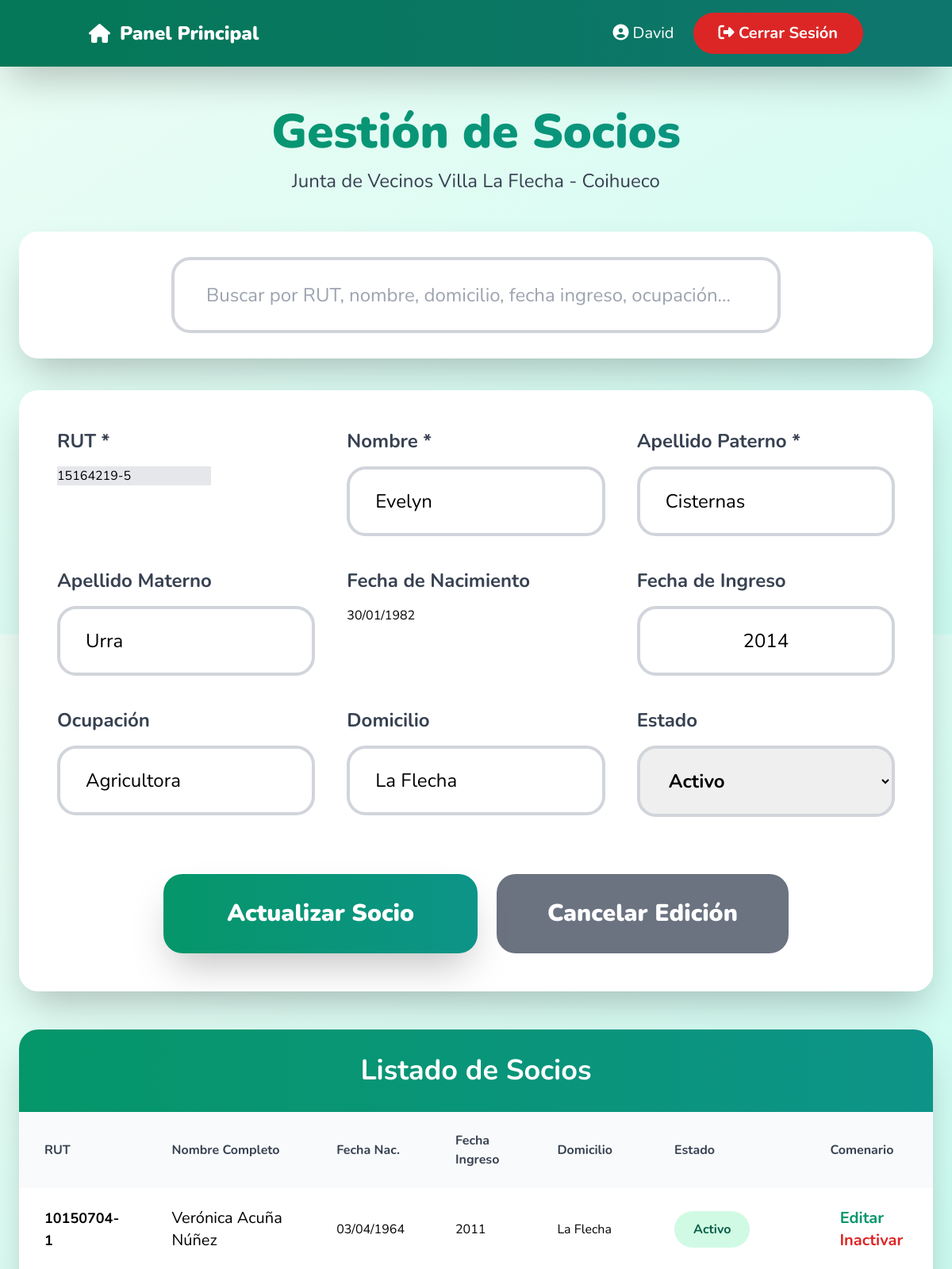
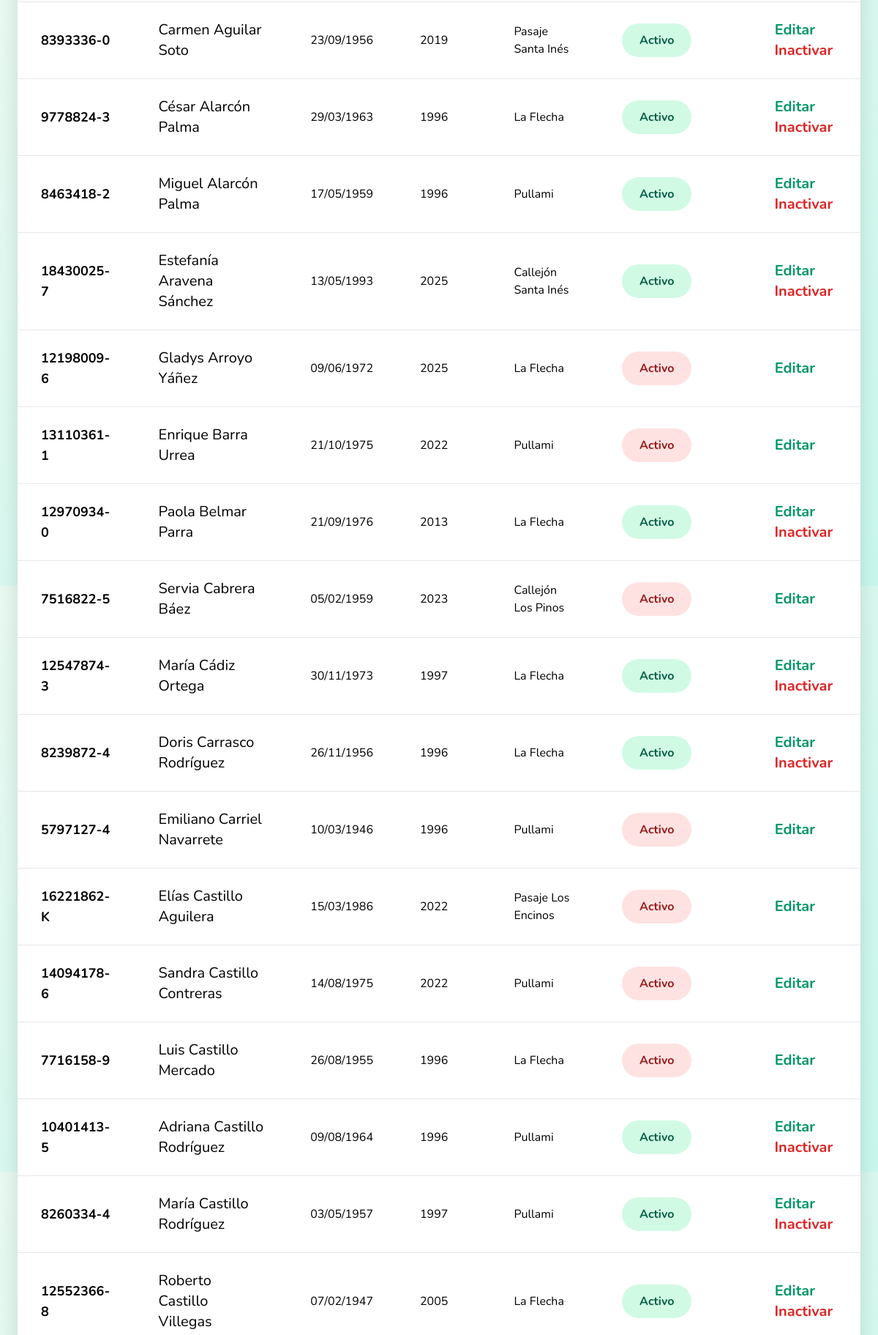
Screenshot of /views/admin/socios.php?edit=15164219-5 (signed in, upper part) with the database file from the repository (2 pictures, top to bottom).
### tables this page shows
CREATE TABLE `socios` (
  `RUT` varchar(12) NOT NULL,
  `Nombre` varchar(45) NOT NULL,
  `Apellido1` varchar(50) NOT NULL,
  `Apellido2` varchar(50) DEFAULT NULL,
  `Fecha_nacimiento` date DEFAULT NULL,
  `Ocupación` varchar(65) DEFAULT NULL,
  `Domicilio` varchar(125) DEFAULT NULL,
  `Fecha_ingreso` varchar(45) DEFAULT NULL,
  `estado` varchar(20) DEFAULT NULL,
  PRIMARY KEY (`RUT`)
);

### views/admin/socios.php (the view, shortened to what this page needs)
<?php
require_once '../../includes/db.php';
$search = trim($_GET['q'] ?? '');
$where = '';
$params = [];
$edit_socio = null;
if (isset($_GET['edit'])) {
    $stmt = $pdo->prepare("SELECT * FROM socios WHERE RUT = ?");
    $stmt->execute([$_GET['edit']]);
    $edit_socio = $stmt->fetch(PDO::FETCH_ASSOC);
}
$sql = "SELECT * FROM socios $where ORDER BY Apellido1, Apellido2, Nombre";
$stmt = $pdo->prepare($sql);
$stmt->execute($params);
$socios = $stmt->fetchAll(PDO::FETCH_ASSOC);
$nombre_usuario = $_SESSION['nombre'] ?? 'Administrador';
?>
<!DOCTYPE html>
<html lang="es" class="scroll-smooth">
<head>
    <script src="https://cdn.tailwindcss.com"></script>
    <link rel="stylesheet" href="https://cdnjs.cloudflare.com/ajax/libs/font-awesome/6.6.0/css/all.min.css">
    <link rel="stylesheet" href="https://cdn.jsdelivr.net/npm/flatpickr/dist/flatpickr.min.css">
</head>
<body class="bg-gradient-to-br from-emerald-50 to-teal-100 min-h-screen">
<div class="fixed top-0 left-0 right-0 bg-gradient-to-r from-emerald-700 to-teal-700 text-white shadow-2xl z-50">
    <div class="container mx-auto px-6 py-4 flex justify-between items-center">
        <a href="dashboard.php" class="flex items-center gap-3 text-2xl font-black hover:scale-110 transition">
            <i class="fas fa-home"></i> Panel Principal
        </a>
        <div class="flex items-center gap-6">
            <span class="text-xl">
                <i class="fas fa-user-circle"></i> <?= htmlspecialchars($nombre_usuario) ?>
            </span>
            <a href="?logout=1"
               onclick="return confirm('¿Cerrar sesión?')"
               class="bg-red-600 hover:bg-red-700 px-8 py-3 rounded-full font-bold text-xl transition hover:scale-105">
                <i class="fas fa-sign-out-alt"></i> Cerrar Sesión
            </a>
        </div>
    </div>
</div>
<div class="pt-24"></div>
<div class="container mx-auto px-6 py-10 max-w-7xl">
    <div class="text-center mb-12">
        <h1 class="text-6xl font-black text-transparent bg-clip-text bg-gradient-to-r from-emerald-600 to-teal-600 mb-4">
        </h1>
        <p class="text-2xl text-gray-700">Junta de Vecinos Villa La Flecha - Coihueco</p>
    </div>
    <div class="bg-white rounded-3xl shadow-2xl p-8 mb-10">
        <form method="get" class="max-w-3xl mx-auto">
            <input type="text" name="q" value="<?= htmlspecialchars($search) ?>"
                   placeholder="Buscar por RUT, nombre, domicilio, fecha ingreso, ocupación…"
                   class="w-full px-10 py-7 text-2xl border-4 border-gray-300 rounded-3xl focus:border-emerald-500 outline-none">
        </form>
    </div>
    <div class="bg-white rounded-3xl shadow-2xl p-12 mb-12">
        <form method="POST" class="grid md:grid-cols-2 lg:grid-cols-3 gap-10">
            <div>
                <label class="block text-2xl font-bold text-gray-700 mb-4">RUT *</label>
                <input type="text" name="rut" required value="<?= htmlspecialchars($edit_socio['RUT'] ?? '') ?>"
                       <?= $edit_socio ? 'readonly class="bg-gray-200 cursor-not-allowed"' : '' ?>
                       class="w-full px-8 py-6 border-4 border-gray-300 rounded-3xl text-2xl font-bold text-center focus:border-emerald-500 outline-none">
            </div>
            <div>
                <label class="block text-2xl font-bold text-gray-700 mb-4">Nombre *</label>
                <input type="text" name="nombre" required value="<?= htmlspecialchars($edit_socio['Nombre'] ?? '') ?>"
                       class="w-full px-8 py-6 border-4 border-gray-300 rounded-3xl text-2xl focus:border-emerald-500 outline-none">
            </div>
            <div>
                <label class="block text-2xl font-bold text-gray-700 mb-4">Apellido Paterno *</label>
                <input type="text" name="apellido1" required value="<?= htmlspecialchars($edit_socio['Apellido1'] ?? '') ?>"
                       class="w-full px-8 py-6 border-4 border-gray-300 rounded-3xl text-2xl focus:border-emerald-500 outline-none">
            </div>
            <div>
                <label class="block text-2xl font-bold text-gray-700 mb-4">Apellido Materno</label>
                <input type="text" name="apellido2" value="<?= htmlspecialchars($edit_socio['Apellido2'] ?? '') ?>"
                       class="w-full px-8 py-6 border-4 border-gray-300 rounded-3xl text-2xl focus:border-emerald-500 outline-none">
            </div>
            <div>
                <label class="block text-2xl font-bold text-gray-700 mb-4">Fecha de Nacimiento</label>
                <input type="text" name="fecha_nac" class="datepicker" placeholder="15/06/1985"
                       value="<?= $edit_socio && $edit_socio['Fecha_nacimiento'] ? date('d/m/Y', strtotime($edit_socio['Fecha_nacimiento'])) : '' ?>"
                       class="w-full px-8 py-6 border-4 border-gray-300 rounded-3xl text-2xl text-center focus:border-emerald-500 outline-none">
            </div>
            <div>
                <label class="block text-2xl font-bold text-gray-700 mb-4">Fecha de Ingreso</label>
                <input type="text" name="fecha_ingreso" placeholder="20/11/2023"
                       value="<?= htmlspecialchars($edit_socio['Fecha_ingreso'] ?? '') ?>"
                       class="w-full px-8 py-6 border-4 border-gray-300 rounded-3xl text-2xl text-center focus:border-emerald-500 outline-none">
            </div>
            <div>
                <label class="block text-2xl font-bold text-gray-700 mb-4">Ocupación</label>
                <input type="text" name="ocupacion" value="<?= htmlspecialchars($edit_socio['Ocupación'] ?? '') ?>"
                       class="w-full px-8 py-6 border-4 border-gray-300 rounded-3xl text-2xl focus:border-emerald-500 outline-none">
            </div>
            <div>
                <label class="block text-2xl font-bold text-gray-700 mb-4">Domicilio</label>
                <input type="text" name="domicilio" value="<?= htmlspecialchars($edit_socio['Domicilio'] ?? '') ?>"
                       class="w-full px-8 py-6 border-4 border-gray-300 rounded-3xl text-2xl focus:border-emerald-500 outline-none">
            </div>
            <div>
                <label class="block text-2xl font-bold text-gray-700 mb-4">Estado</label>
                <select name="estado" class="w-full px-8 py-6 border-4 border-gray-300 rounded-3xl text-2xl font-bold focus:border-emerald-500 outline-none">
                    <option value="activo"   <?= (!$edit_socio && !isset($_POST['estado'])) || ($edit_socio && $edit_socio['estado'] === 'activo') ? 'selected' : '' ?>>Activo</option>
                </select>
            </div>
            <div class="md:col-span-2 lg:col-span-3 flex gap-6 justify-center mt-8">
                <button type="submit" class="bg-gradient-to-r from-emerald-600 to-teal-600 hover:from-emerald-500 hover:to-teal-500 text-white font-black text-3xl py-8 px-20 rounded-3xl shadow-2xl transform hover:scale-110 transition">
                    <?= $edit_socio ? 'Actualizar Socio' : 'Crear Nuevo Socio' ?>
                </button>
                <?php if ($edit_socio): ?>
                    <a href="?" class="bg-gray-500 hover:bg-gray-600 text-white font-black text-3xl py-8 px-16 rounded-3xl flex items-center">
                        Cancelar Edición
                    </a>
                <?php endif; ?>
            </div>
        </form>
    </div>
    <div class="bg-white rounded-3xl shadow-2xl overflow-hidden">
        <div class="bg-gradient-to-r from-emerald-600 to-teal-600 text-white p-8">
            <h2 class="text-4xl font-bold text-center">Listado de Socios</h2>
        </div>
        <div class="overflow-x-auto">
            <table class="w-full">
                <thead class="bg-gray-50">
                    <tr>
                        <th class="px-8 py-6 text-left font-bold text-gray-700">RUT</th>
                        <th class="px-8 py-6 text-left font-bold text-gray-700">Nombre Completo</th>
                        <th class="px-8 py-6 text-left font-bold text-gray-700">Fecha Nac.</th>
                        <th class="px-8 py-6 text-left font-bold text-gray-700">Fecha Ingreso</th>
                        <th class="px-8 py-6 text-left font-bold text-gray-700">Domicilio</th>
                        <th class="px-8 py-6 text-left font-bold text-gray-700">Estado</th>
                        <th class="px-8 py-6 text-center font-bold text-gray-700">Comenario</th>
                    </tr>
                </thead>
                <tbody class="divide-y divide-gray-200">
                    <?php foreach ($socios as $s):
                        $nombrec = trim($s['Nombre'] . ' ' . $s['Apellido1'] . ' ' . ($s['Apellido2'] ?? ''));
                    ?>
                    <tr class="hover:bg-emerald-50 transition">
                        <td class="px-8 py-6 font-bold text-lg"><?= htmlspecialchars($s['RUT']) ?></td>
                        <td class="px-8 py-6 text-xl"><?= htmlspecialchars($nombrec) ?></td>
                        <td class="px-8 py-6"><?= $s['Fecha_nacimiento'] ? date('d/m/Y', strtotime($s['Fecha_nacimiento'])) : '-' ?></td>
                        <td class="px-8 py-6"><?= htmlspecialchars($s['Fecha_ingreso'] ?? '-') ?></td>
                        <td class="px-8 py-6"><?= htmlspecialchars($s['Domicilio'] ?? '-') ?></td>
                        <td class="px-8 py-6">
                            <span class="px-6 py-3 rounded-full font-bold <?= $s['estado'] === 'activo' ? 'bg-emerald-100 text-emerald-800' : 'bg-red-100 text-red-800' ?>">
                                <?= ucfirst($s['estado'] ?? 'activo') ?>
                            </span>
                        </td>
                        <td class="px-8 py-6 text-center space-x-6">
                            <a href="?edit=<?= urlencode($s['RUT']) ?><?= $search ? '&q='.urlencode($search) : '' ?>" class="text-emerald-600 hover:text-emerald-800 font-bold text-xl">Editar</a>
                            <?php if ($s['estado'] === 'activo'): ?>
                                <a href="?desactivar=<?= urlencode($s['RUT']) ?><?= $search ? '&q='.urlencode($search) : '' ?>"
                                   class="text-red-600 hover:text-red-800 font-bold text-xl"
                                   onclick="return confirm('¿Pasar a inactivo a <?= htmlspecialchars($nombrec) ?>?')">Inactivar</a>
                            <?php endif; ?>
                        </td>
                    </tr>
                    <?php endforeach; ?>
                </tbody>
            </table>
        </div>
    </div>
</div>
</body>
</html>

### views/admin/socios.php (style rules this page uses)
body { font-family:'Nunito',sans-serif; }

### rows the page displays
socios: rut "15164219-5", nombre "Evelyn", apellido1 "Cisternas", apellido2 "Urra", fecha_nac "30/01/1982", fecha_ingreso "2014", ocupacion "Agricultora", domicilio "La Flecha", estado "Activo"
socios: RUT "10150704-1", nombrec "Verónica Acuña Núñez", Fecha_nacimiento "03/04/1964", Fecha_ingreso "2011", Domicilio "La Flecha", estado "Activo"
socios: RUT "8393336-0", nombrec "Carmen Aguilar Soto", Fecha_nacimiento "23/09/1956", Fecha_ingreso "2019", Domicilio "Pasaje Santa Inés", estado "Activo"
socios: RUT "9778824-3", nombrec "César Alarcón Palma", Fecha_nacimiento "29/03/1963", Fecha_ingreso "1996", Domicilio "La Flecha", estado "Activo"
socios: RUT "8463418-2", nombrec "Miguel Alarcón Palma", Fecha_nacimiento "17/05/1959", Fecha_ingreso "1996", Domicilio "Pullami", estado "Activo"
socios: RUT "18430025-7", nombrec "Estefanía Aravena Sánchez", Fecha_nacimiento "13/05/1993", Fecha_ingreso "2025", Domicilio "Callejón Santa Inés", estado "Activo"
socios: RUT "12198009-6", nombrec "Gladys Arroyo Yáñez", Fecha_nacimiento "09/06/1972", Fecha_ingreso "2025", Domicilio "La Flecha", estado "Activo"
socios: RUT "13110361-1", nombrec "Enrique Barra Urrea", Fecha_nacimiento "21/10/1975", Fecha_ingreso "2022", Domicilio "Pullami", estado "Activo"
socios: RUT "12970934-0", nombrec "Paola Belmar Parra", Fecha_nacimiento "21/09/1976", Fecha_ingreso "2013", Domicilio "La Flecha", estado "Activo"
socios: RUT "7516822-5", nombrec "Servia Cabrera Báez", Fecha_nacimiento "05/02/1959", Fecha_ingreso "2023", Domicilio "Callejón Los Pinos", estado "Activo"
socios: RUT "12547874-3", nombrec "María Cádiz Ortega", Fecha_nacimiento "30/11/1973", Fecha_ingreso "1997", Domicilio "La Flecha", estado "Activo"
socios: RUT "8239872-4", nombrec "Doris Carrasco Rodríguez", Fecha_nacimiento "26/11/1956", Fecha_ingreso "1996", Domicilio "La Flecha", estado "Activo"
socios: RUT "5797127-4", nombrec "Emiliano Carriel Navarrete", Fecha_nacimiento "10/03/1946", Fecha_ingreso "1996", Domicilio "Pullami", estado "Activo"
socios: RUT "16221862-K", nombrec "Elías Castillo Aguilera", Fecha_nacimiento "15/03/1986", Fecha_ingreso "2022", Domicilio "Pasaje Los Encinos", estado "Activo"
socios: RUT "14094178-6", nombrec "Sandra Castillo Contreras", Fecha_nacimiento "14/08/1975", Fecha_ingreso "2022", Domicilio "Pullami", estado "Activo"
socios: RUT "7716158-9", nombrec "Luis Castillo Mercado", Fecha_nacimiento "26/08/1955", Fecha_ingreso "1996", Domicilio "La Flecha", estado "Activo"
socios: RUT "10401413-5", nombrec "Adriana Castillo Rodríguez", Fecha_nacimiento "09/08/1964", Fecha_ingreso "1996", Domicilio "Pullami", estado "Activo"
socios: RUT "8260334-4", nombrec "María Castillo Rodríguez", Fecha_nacimiento "03/05/1957", Fecha_ingreso "1997", Domicilio "Pullami", estado "Activo"
socios: RUT "12552366-8", nombrec "Roberto Castillo Villegas", Fecha_nacimiento "07/02/1947", Fecha_ingreso "2005", Domicilio "La Flecha", estado "Activo"

### other values shown
$nombre_usuario "David"
